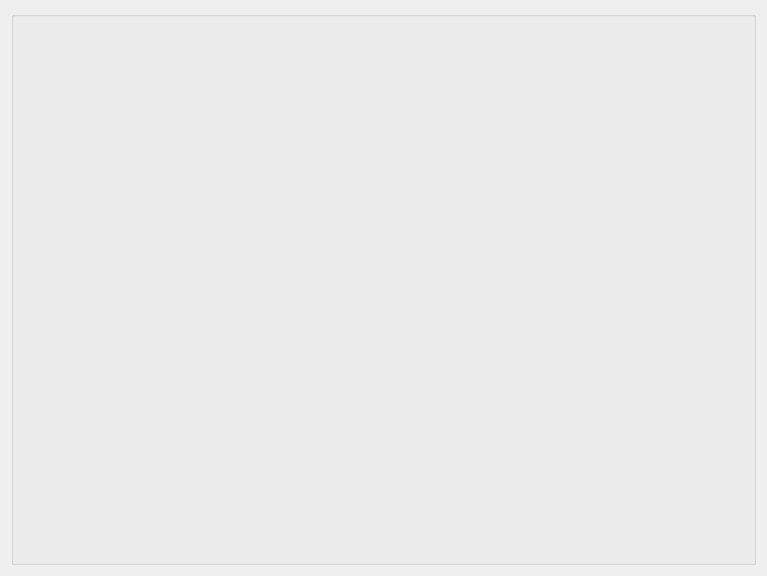
<?xml version="1.0" encoding="UTF-8"?>
<ui version="4.0">
 <class>ISelectYoloModelDialog</class>
 <widget class="QWidget" name="ISelectYoloModelDialog">
  <property name="geometry">
   <rect>
    <x>0</x>
    <y>0</y>
    <width>767</width>
    <height>576</height>
   </rect>
  </property>
  <property name="windowTitle">
   <string>Form</string>
  </property>
  <layout class="QGridLayout" name="gridLayout_2">
   <item row="0" column="0">
    <widget class="QGroupBox" name="groupBox">
     <property name="title">
      <string/>
     </property>
     <layout class="QGridLayout" name="gridLayout">
      <item row="0" column="0">
       <widget class="QWidget" name="widget" native="true"/>
      </item>
     </layout>
    </widget>
   </item>
  </layout>
 </widget>
 <resources/>
 <connections/>
</ui>
